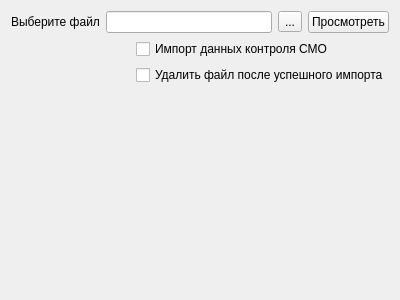
<ui version="4.0" >
 <class>ImportEISOMSPage1</class>
 <widget class="QWidget" name="ImportEISOMSPage1" >
  <property name="geometry" >
   <rect>
    <x>0</x>
    <y>0</y>
    <width>400</width>
    <height>300</height>
   </rect>
  </property>
  <property name="windowTitle" >
   <string>Form</string>
  </property>
  <layout class="QGridLayout" name="gridLayout" >
   <item row="0" column="0" colspan="2" >
    <layout class="QHBoxLayout" name="horizontalLayout" >
     <item>
      <widget class="QLabel" name="lblFileName" >
       <property name="text" >
        <string>Выберите файл</string>
       </property>
      </widget>
     </item>
     <item>
      <widget class="QLineEdit" name="edtFileName" />
     </item>
     <item>
      <widget class="QToolButton" name="btnSelectFile" >
       <property name="text" >
        <string>...</string>
       </property>
      </widget>
     </item>
     <item>
      <widget class="QPushButton" name="btnView" >
       <property name="text" >
        <string>Просмотреть</string>
       </property>
      </widget>
     </item>
    </layout>
   </item>
   <item row="1" column="1" >
    <widget class="QCheckBox" name="chkImportAfterSMOCheck" >
     <property name="text" >
      <string>Импорт данных контроля СМО</string>
     </property>
    </widget>
   </item>
   <item row="2" column="1" >
    <widget class="QCheckBox" name="chkRemoveFileAfterImport" >
     <property name="text" >
      <string>Удалить файл после успешного импорта</string>
     </property>
    </widget>
   </item>
   <item row="3" column="0" >
    <spacer>
     <property name="orientation" >
      <enum>Qt::Vertical</enum>
     </property>
     <property name="sizeHint" stdset="0" >
      <size>
       <width>20</width>
       <height>251</height>
      </size>
     </property>
    </spacer>
   </item>
  </layout>
 </widget>
 <resources/>
 <connections/>
</ui>
